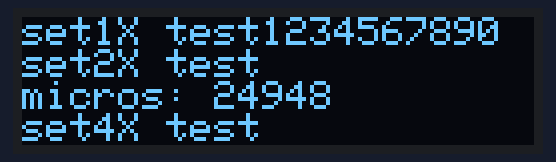
Bench run of a sketch on a simulated Arduino Uno, built with avr-gcc and run on an emulated ATmega328P. On the bench: 128×32 one-colour display.

Above: at 0.1 s.

The sketch:

AvrI2c128x32.ino
```cpp
// Simple I2C test for 128x32 oled.
// Use smaller faster AvrI2c class in place of Wire.
// Edit AVRI2C_FASTMODE in SSD1306Ascii.h to change the default I2C frequency.
//
#include "SSD1306Ascii.h"
#include "SSD1306AsciiAvrI2c.h"

// 0X3C+SA0 - 0x3C or 0x3D
#define I2C_ADDRESS 0x3C

// Define proper RST_PIN if required.
#define RST_PIN -1

SSD1306AsciiAvrI2c oled;
//------------------------------------------------------------------------------
void setup() {

#if RST_PIN >= 0
  oled.begin(&Adafruit128x32, I2C_ADDRESS, RST_PIN);
#else // RST_PIN >= 0
  oled.begin(&Adafruit128x32, I2C_ADDRESS);
#endif // RST_PIN >= 0
  // Call oled.setI2cClock(frequency) to change from the default frequency.

  oled.setFont(Adafruit5x7);

  uint32_t m = micros();

  oled.clear();

  // first row
  oled.print("set1X test1234567890\r\n");

  // second row
//  oled.set2X();
  oled.println("set2X test");

  // third row
  oled.print("micros: ");
  oled.print(micros() - m);

  // fourth row
  oled.println("\r\nset4X test");

  // fifth row row
//  oled.println("set5X test1234567890");
}
//------------------------------------------------------------------------------
void loop() {}
```
